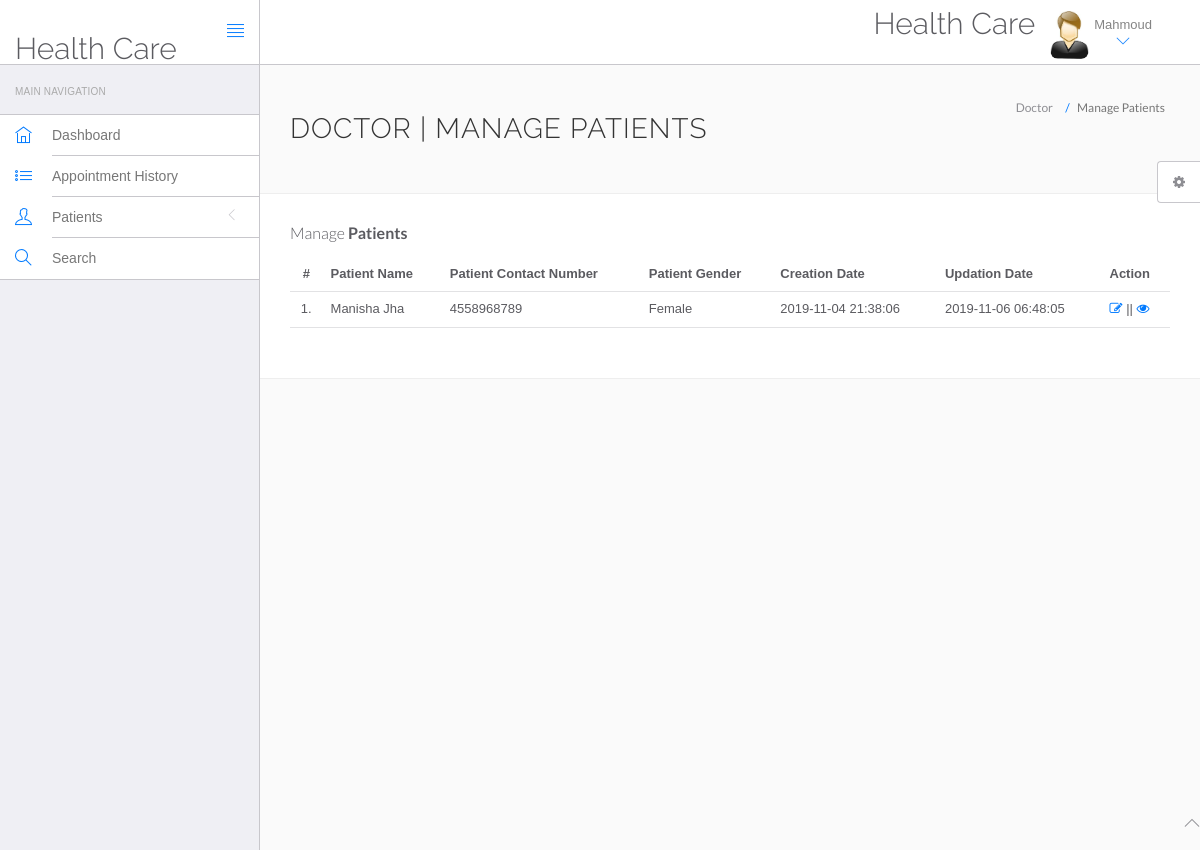
Page /HealthCare/doctor/manage-patient.php (signed in) on the committed database.
### tables this page shows
CREATE TABLE `doctors` (
  `id` int(11) NOT NULL,
  `specilization` varchar(255) DEFAULT NULL,
  `doctorName` varchar(255) DEFAULT NULL,
  `address` longtext DEFAULT NULL,
  `docFees` varchar(255) DEFAULT NULL,
  `contactno` bigint(11) DEFAULT NULL,
  `docEmail` varchar(255) DEFAULT NULL,
  `password` varchar(255) DEFAULT NULL,
  `creationDate` timestamp NULL DEFAULT current_timestamp(),
  `updationDate` timestamp NULL DEFAULT NULL ON UPDATE current_timestamp()
);

CREATE TABLE `tblpatient` (
  `ID` int(10) NOT NULL,
  `Docid` int(10) DEFAULT NULL,
  `PatientName` varchar(200) DEFAULT NULL,
  `PatientContno` bigint(10) DEFAULT NULL,
  `PatientEmail` varchar(200) DEFAULT NULL,
  `PatientGender` varchar(50) DEFAULT NULL,
  `PatientAdd` mediumtext DEFAULT NULL,
  `PatientAge` int(10) DEFAULT NULL,
  `PatientMedhis` mediumtext DEFAULT NULL,
  `CreationDate` timestamp NULL DEFAULT current_timestamp(),
  `UpdationDate` timestamp NULL DEFAULT NULL ON UPDATE current_timestamp()
);

### HealthCare/doctor/manage-patient.php (the view, shortened to what this page needs)
<?php
include('include/config.php');
?>
<!DOCTYPE html>
<html lang="en">
	<head>
		<link rel="stylesheet" href="vendor/bootstrap/css/bootstrap.min.css">
		<link rel="stylesheet" href="vendor/fontawesome/css/font-awesome.min.css">
		<link rel="stylesheet" href="vendor/themify-icons/themify-icons.min.css">
		<link href="vendor/animate.css/animate.min.css" rel="stylesheet" media="screen">
		<link href="vendor/perfect-scrollbar/perfect-scrollbar.min.css" rel="stylesheet" media="screen">
		<link href="vendor/switchery/switchery.min.css" rel="stylesheet" media="screen">
		<link href="vendor/bootstrap-touchspin/jquery.bootstrap-touchspin.min.css" rel="stylesheet" media="screen">
		<link href="vendor/select2/select2.min.css" rel="stylesheet" media="screen">
		<link href="vendor/bootstrap-datepicker/bootstrap-datepicker3.standalone.min.css" rel="stylesheet" media="screen">
		<link href="vendor/bootstrap-timepicker/bootstrap-timepicker.min.css" rel="stylesheet" media="screen">
		<link rel="stylesheet" href="assets/css/styles.css">
		<link rel="stylesheet" href="assets/css/plugins.css">
		<link rel="stylesheet" href="assets/css/themes/theme-1.css" id="skin_color" />
	</head>
	<body>
		<div id="app">
<?php include('include/sidebar.php');?>
<div class="app-content">
<?php include('include/header.php');?>
<div class="main-content" >
<div class="wrap-content container" id="container">
<section id="page-title">
<div class="row">
<div class="col-sm-8">
<h1 class="mainTitle">Doctor | Manage Patients</h1>
</div>
<ol class="breadcrumb">
<li>
<span>Doctor</span>
</li>
<li class="active">
<span>Manage Patients</span>
</li>
</ol>
</div>
</section>
<div class="container-fluid container-fullw bg-white">
<div class="row">
<div class="col-md-12">
<h5 class="over-title margin-bottom-15">Manage <span class="text-bold">Patients</span></h5>
<table class="table table-hover" id="sample-table-1">
<thead>
<tr>
<th class="center">#</th>
<th>Patient Name</th>
<th>Patient Contact Number</th>
<th>Patient Gender </th>
<th>Creation Date </th>
<th>Updation Date </th>
<th>Action</th>
</tr>
</thead>
<tbody>
<?php
$docid=$_SESSION['id'];
$sql=mysqli_query($con,"select * from tblpatient where Docid='$docid' ");
$cnt=1;
while($row=mysqli_fetch_array($sql))
{
?>
<tr>
<td class="center"><?php echo $cnt;?>.</td>
<td class="hidden-xs"><?php echo $row['PatientName'];?></td>
<td><?php echo $row['PatientContno'];?></td>
<td><?php echo $row['PatientGender'];?></td>
<td><?php echo $row['CreationDate'];?></td>
<td><?php echo $row['UpdationDate'];?>
</td>
<td>
<a href="edit-patient.php?editid=<?php echo $row['ID'];?>"><i class="fa fa-edit"></i></a> || <a href="view-patient.php?viewid=<?php echo $row['ID'];?>"><i class="fa fa-eye"></i></a>
</td>
</tr>
<?php
$cnt=$cnt+1;
 }?></tbody>
</table>
</div>
</div>
</div>
</div>
</div>
</div>
</div>
	<?php include('include/footer.php');?>
	<?php include('include/setting.php');?>
	</body>
</html>

### HealthCare/doctor/include/header.php (shortened to what this page needs)
<header class="navbar navbar-default navbar-static-top">
					<div class="navbar-header">
						<a class="navbar-brand" href="#">
							<h2 style="padding-top:20% ">Health Care</h2>
						</a>
						<a href="#" class="sidebar-toggler pull-right visible-md visible-lg" data-toggle-class="app-sidebar-closed" data-toggle-target="#app">
							<i class="ti-align-justify"></i>
						</a>
					</div>
					<div class="navbar-collapse collapse">
						<ul class="nav navbar-right">
								<li  style="padding-top:2% ">
								<h2>Health Care</h2>
							</li>
							<li class="dropdown current-user">
								<a href class="dropdown-toggle" data-toggle="dropdown">
									<img src="assets/images/images.jpg" > <span class="username">
									<?php $query=mysqli_query($con,"select doctorName from doctors where id='".$_SESSION['id']."'");
while($row=mysqli_fetch_array($query))
{
	echo $row['doctorName'];
}
									?> <i class="ti-angle-down"></i></i></span>
								</a>
							</li>
						</ul>
					</div>
				</header>

### HealthCare/doctor/assets/css/themes/theme-1.css (style rules this page uses)
body { background: #FAFAFA; }
header .navbar-header { background: #ffffff !important; border-right-color: #c8c7cc !important; border-bottom-color: #c8c7cc !important; }
header .navbar-header .sidebar-toggler, header .navbar-header .sidebar-mobile-toggler { color: #007aff !important; }
header .navbar-header .navbar-brand { color: #777 !important; }
header .navbar-collapse { background: #ffffff !important; border-bottom-color: #c8c7cc !important; box-shadow: none !important; }
header .navbar-collapse .navbar-right > li > a { color: #777; }
header .navbar-collapse .navbar-right > li > a i { color: #007aff !important; }

### rows in the picture
doctors: doctorName "Mahmoud"
tblpatient: PatientName "Manisha Jha", PatientContno "4558968789", PatientGender "Female", CreationDate "2019-11-04 21:38:06", UpdationDate "2019-11-06 06:48:05"
